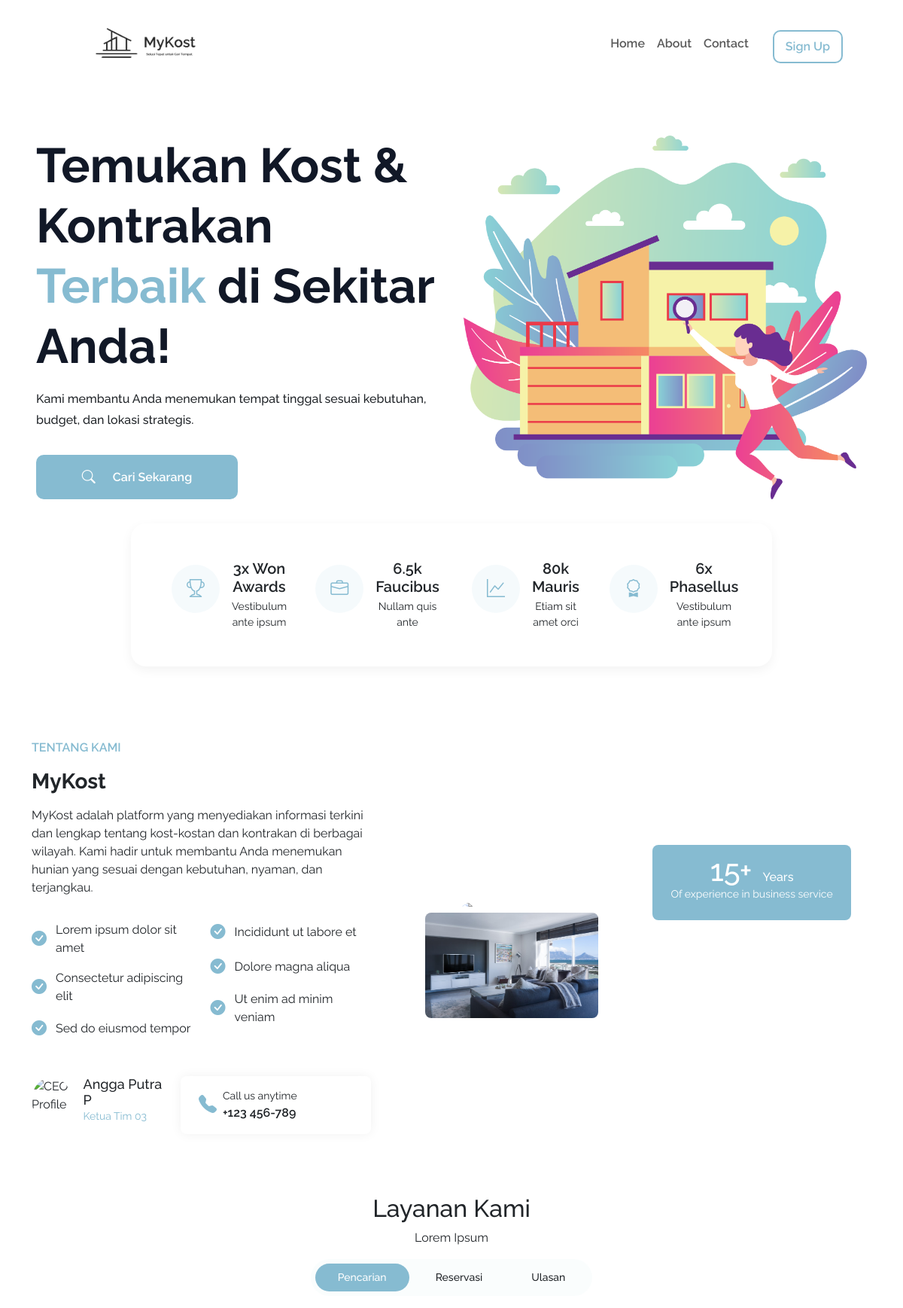
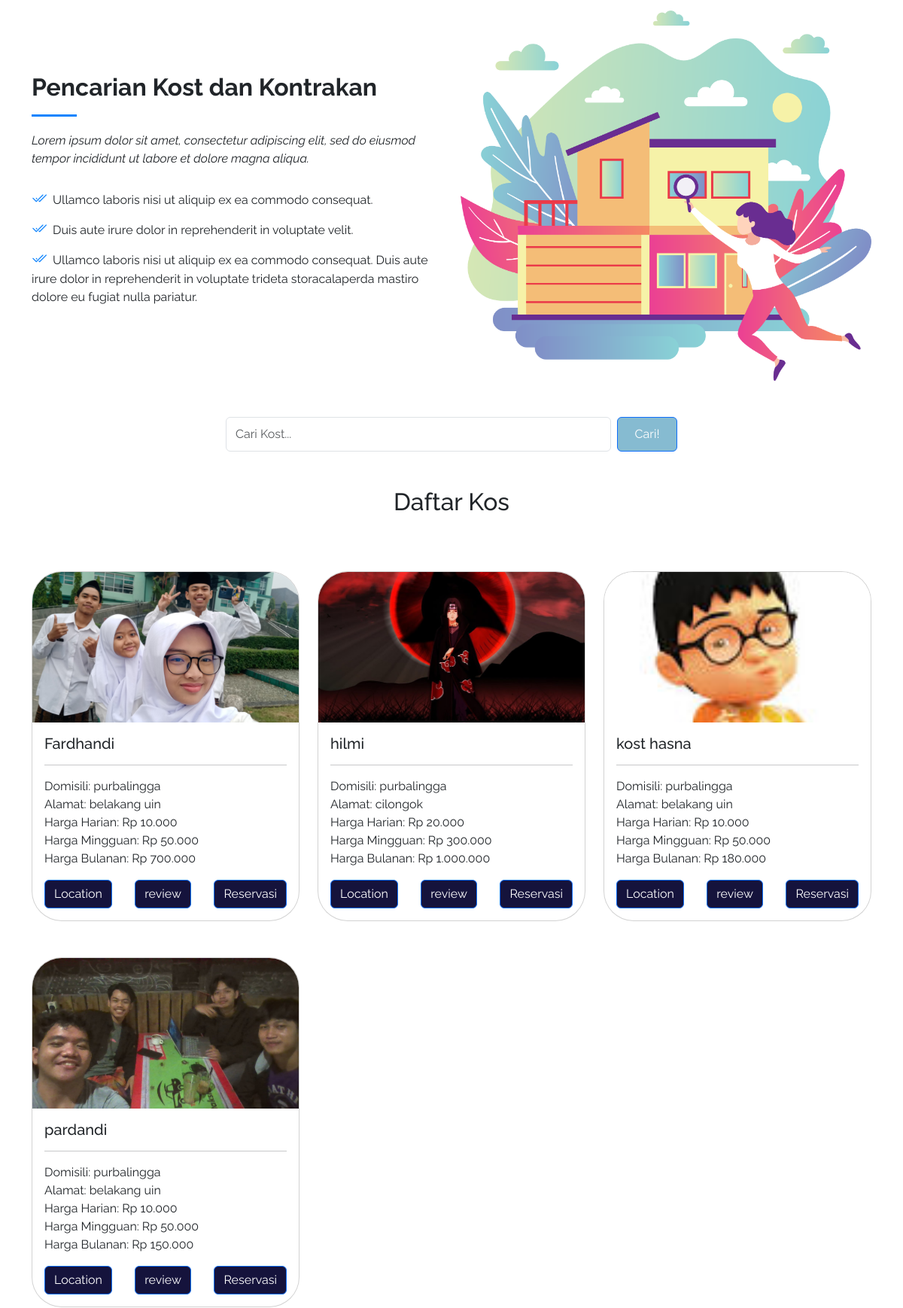
The page / (upper part) on the database its author committed (2 pictures, top to bottom).
### tables this page shows
CREATE TABLE `daftar_kos` (
  `id_kos` int(11) NOT NULL,
  `gambar` varchar(255) NOT NULL,
  `domisili` varchar(100) NOT NULL,
  `alamat` varchar(255) NOT NULL,
  `nama_kos` varchar(100) NOT NULL,
  `link_map` varchar(255) NOT NULL,
  `harga_harian` decimal(10,2) DEFAULT NULL,
  `harga_mingguan` decimal(10,2) DEFAULT NULL,
  `harga_bulanan` decimal(10,2) DEFAULT NULL,
  `whatsapp` varchar(30) NOT NULL,
  `status` enum('dipending','disetujui','ditolak') DEFAULT 'dipending'
);

### daftar_kos.php (the view, shortened to what this page needs)
<?php
include 'koneksi.php';
$query = "SELECT * FROM daftar_kos WHERE status = 'disetujui'";
$result = mysqli_query($koneksi, $query);
?>
<section id="daftar-kos" class="container py-5">
    <form class="d-flex mx-auto mb-5" style="max-width: 600px" data-aos="fade-up" data-aos-duration="1000" method="GET" action="">
        <input class="form-control me-2" type="search" placeholder="Cari Kost..." name="search" value="<?php echo isset($_GET['search']) ? htmlspecialchars($_GET['search']) : ''; ?>" aria-label="Search" />
        <button class="btn btn-primary" type="submit" style="background-color:#86bbd1; padding: 10px 16px; min-width: 80px;">
            Cari!
        </button>
    </form>
    <h2 class="text-center mb-4" data-aos="fade-up" data-aos-duration="1000">Daftar Kos</h2>
    <div class="row">
        <div class="container mt-5">
            <div class="row">
                <?php
                while ($row = mysqli_fetch_assoc($result)) {
                ?>
                    <div class="col-md-4 mb-5" data-aos="fade-up" data-aos-duration="1000">
                        <div class="card">
                            <img src="uploads/<?php echo $row['gambar']; ?>" class="card-img-top" alt="<?php echo $row['nama_kos']; ?>" style="height: 200px; object-fit: cover;">
                            <div class="card-body">
                                <h5 class="card-title"><?php echo $row['nama_kos']; ?></h5>
                                <hr>
                                <p class="card-text">
                                    Domisili: <?php echo $row['domisili']; ?><br>
                                    Alamat: <?php echo $row['alamat']; ?><br>
                                    Harga Harian: Rp <?php echo number_format($row['harga_harian'], 0, ',', '.'); ?><br>
                                    Harga Mingguan: Rp <?php echo number_format($row['harga_mingguan'], 0, ',', '.'); ?><br>
                                    Harga Bulanan: Rp <?php echo number_format($row['harga_bulanan'], 0, ',', '.'); ?><br>
                                </p>
                                <div class="d-flex justify-content-between">
                                    <a href="<?php echo $row['link_map']; ?>" target="_blank" class="btn btn-primary" style="background-color: #15133C;">Location</a>
                                    <button type="button" class="btn btn-primary" data-bs-toggle="modal" data-bs-target="#ulasanModal<?php echo $row['id_kos']; ?>" style="background-color: #15133C;">review</button>
                                    <a href="https://wa.me/<?php echo $row['whatsapp']; ?>" target="_blank" class="btn btn-primary" style="background-color: #15133C;">Reservasi</a>
                                </div>
                            </div>
                        </div>
                    </div>
                <?php
                }
                ?>
            </div>
        </div>
    </div>
</section>

### style.css (style rules this page uses)
:root { --primary-color: #86bbd1; --accent-color: #0d83fd; --contrast-color: #ffffff; --text-dark: #111827; --text-light: #6b7280; --white: #ffffff; --max-width: 1200px; }
* { padding: 0; margin: 0; box-sizing: border-box; }
img { display: flex; width: 100%; overflow-clip-margin: content-box; overflow: clip; }
a { text-decoration: none; transition: 0.3s; }
body { font-family: "Raleway", serif; }
button { white-space: nowrap; background-color: white; color: var(--primary-color); border: 2px solid var(--primary-color); border-radius: 10px; font-weight: 600; padding: 8px 15px; cursor: pointer; transition: all 0.3s ease; }
:root { --surface-color: #fff; --curve: 40; }
.card { position: relative; display: block; height: 100%; border-radius: calc(var(--curve) * 1px); overflow: hidden; text-decoration: none; }

### header.php (style rules this page uses)
button { display: flex; align-items: center; justify-content: center; gap: 8px; padding: 10px 16px; font-size: 14px; white-space: nowrap; overflow: hidden; text-overflow: ellipsis; max-width: 100%; box-sizing: border-box; }

### rows shown on the page
daftar_kos: gambar (picture), nama_kos "Fardhandi", domisili "purbalingga", alamat "belakang uin", harga_harian "10.000", harga_mingguan "50.000", harga_bulanan "700.000"
daftar_kos: gambar (picture), nama_kos "hilmi", domisili "purbalingga", alamat "cilongok", harga_harian "20.000", harga_mingguan "300.000", harga_bulanan "1.000.000"
daftar_kos: gambar (picture), nama_kos "kost hasna", domisili "purbalingga", alamat "belakang uin", harga_harian "10.000", harga_mingguan "50.000", harga_bulanan "180.000"
daftar_kos: gambar (picture), nama_kos "pardandi", domisili "purbalingga", alamat "belakang uin", harga_harian "10.000", harga_mingguan "50.000", harga_bulanan "150.000"
